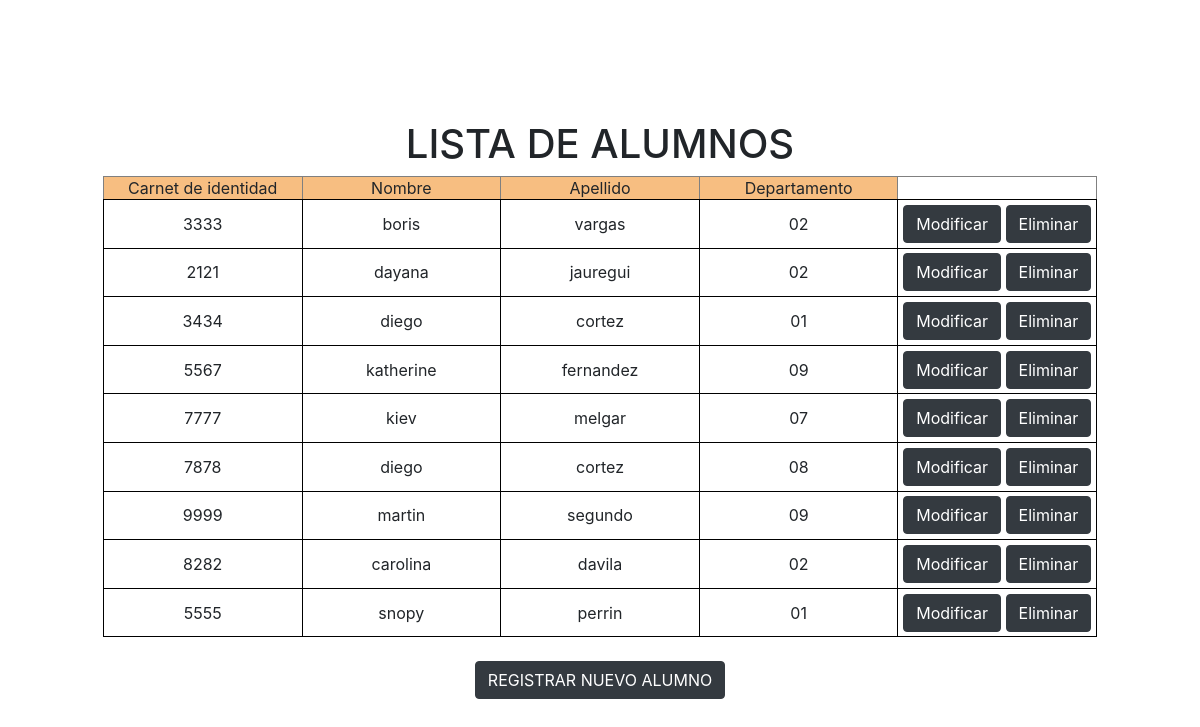
The page /indexAdmin.php on the database its author committed.
### tables this page shows
CREATE TABLE `alumno` (
  `ci` varchar(10) DEFAULT NULL,
  `nombre` varchar(20) DEFAULT NULL,
  `apellido` varchar(20) DEFAULT NULL,
  `depto` varchar(2) DEFAULT NULL
);

### indexAdmin.php (the view, shortened to what this page needs)
<link rel="stylesheet" href="https://stackpath.bootstrapcdn.com/bootstrap/4.3.1/css/bootstrap.min.css">
<link rel="stylesheet" type="text/css" href="./css/style.css">
<?php
	$sql = "select * from alumno";
	$con = @mysqli_connect('localhost','usuario','123456','ejemplobd324');
	$consulta = mysqli_query($con,$sql);
?>
<div align="center">
<h1 class="borde">LISTA DE ALUMNOS</h1>
<table border="1" >
	<tr>
		<td class="color">Carnet de identidad</td>
		<td class="color">Nombre</td>
		<td class="color">Apellido</td>
		<td class="color">Departamento</td>
	</tr>
	<?php
		while ($filas = mysqli_fetch_array($consulta)) {
			echo "<tr>";
			echo "<td class='para'>".$filas['ci']."</td>";
			echo "<td class='para'>".$filas['nombre']."</td>";
			echo "<td class='para'>".$filas['apellido']."</td>";
			echo "<td class='para'>".$filas['depto']."</td>";
			echo "<td class='para'>";
			echo "<a class='btn btn-dark' href='modificar.php?ci=".$filas['ci']."'>Modificar</a>";
			echo "<a class='btn btn-dark' href='eliminar.php?ci=".$filas['ci']."'>Eliminar</a>";
			echo "</td>";
			echo "</tr>";
		}
	?>
</table>
<br>
<a class="btn btn-dark" data-toggle="collapse"  role="button" aria-expanded="false" aria-controls="collapseExample" href="nuevo.php">REGISTRAR NUEVO ALUMNO</a>
</div>

### css/style.css (style rules this page uses)
td.color { background: #F7BE81; width: 20%; text-align: center; }
td.para { width: 20%; text-align: center; border: 1px solid #000; padding: 0.3em; }
h1.borde { padding-top:3em; }

### rows shown on the page
alumno: ci "3333", nombre "boris", apellido "vargas", depto "02"
alumno: ci "2121", nombre "dayana", apellido "jauregui", depto "02"
alumno: ci "3434", nombre "diego", apellido "cortez", depto "01"
alumno: ci "5567", nombre "katherine", apellido "fernandez", depto "09"
alumno: ci "7777", nombre "kiev", apellido "melgar", depto "07"
alumno: ci "7878", nombre "diego", apellido "cortez", depto "08"
alumno: ci "9999", nombre "martin", apellido "segundo", depto "09"
alumno: ci "8282", nombre "carolina", apellido "davila", depto "02"
alumno: ci "5555", nombre "snopy", apellido "perrin", depto "01"
